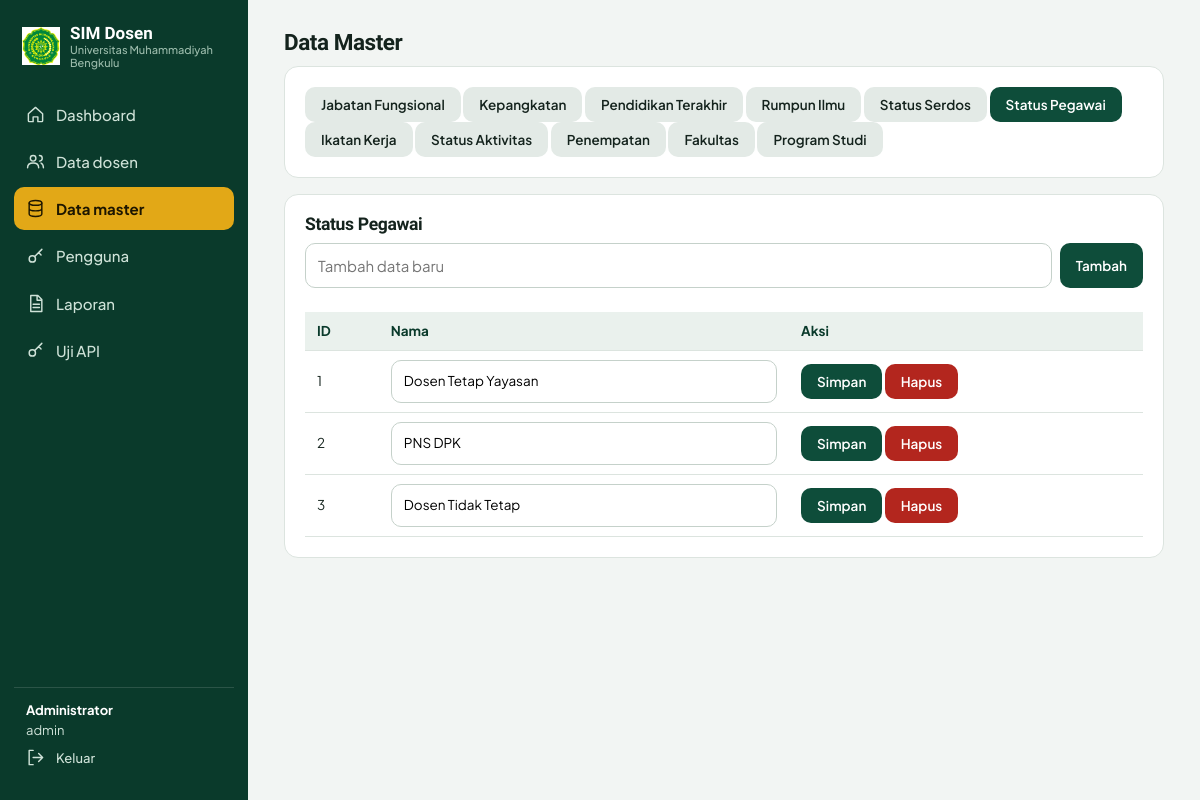
The page /modules/master.php?t=status_pegawai (signed in) on the database its author committed.
### tables this page shows
CREATE TABLE `status_pegawai` (
  `id` int(11) NOT NULL,
  `nama` varchar(100) NOT NULL
);

### modules/master.php (the view, shortened to what this page needs)
<?php require '../includes/auth.php'; need('master');
$t=$_GET['t']??'jabatan_fungsional'; if(!isset($MASTER[$t]))die('Tabel tidak valid'); $msg='';
$title='Data Master'; include '../includes/header.php'; ?>
<h2>Data Master</h2><div class="card noprint"><?php foreach($MASTER as $k=>$l)echo "<a class='btn".($k==$t?'':' g')."' href='?t=$k'>".e($l)."</a> "; ?></div>
<div class="card"><h3><?=e($MASTER[$t])?></h3><?php if($msg)echo '<p class="err">'.e($msg).'</p>'; ?>
<form method="post" style="display:flex;gap:8px"><input type="hidden" name="csrf" value="<?=csrf()?>"><input name="nama" placeholder="Tambah data baru" required><button class="btn">Tambah</button></form><br>
<table><tr><th>ID</th><th>Nama</th><th>Aksi</th></tr><?php foreach(rows(q("SELECT * FROM $t ORDER BY id")) as $r): ?>
<tr><form method="post"><input type="hidden" name="csrf" value="<?=csrf()?>"><input type="hidden" name="id" value="<?=$r['id']?>"><td><?=$r['id']?></td><td><input name="nama" value="<?=e($r['nama'])?>"></td>
<td><button class="btn">Simpan</button> <button class="btn r" name="hapus" value="<?=$r['id']?>" onclick="return confirm('Hapus?')">Hapus</button></td></form></tr><?php endforeach; ?></table></div>
<?php include '../includes/footer.php'; ?>

### assets/style.css (style rules this page uses)
:root { --g:#0E4D3A;--g2:#0A3A2B;--gold:#E2A817;--ink:#14231D;--mut:#5C6B64;--bg:#F2F5F3;--line:#DCE4DF;--r:14px }
* { box-sizing:border-box }
html { scroll-behavior:smooth }
body { margin:0;font:15px/1.55 'Plus Jakarta Sans',system-ui,sans-serif;background:var(--bg);color:var(--ink) }
h1,h2,h3 { font-family:'Bricolage Grotesque','Plus Jakarta Sans',sans-serif;line-height:1.1;margin:0 0 .5em;letter-spacing:-.02em }
a { color:var(--g) }
.card { background:#fff;border:1px solid var(--line);border-radius:var(--r);padding:20px;margin-bottom:16px;overflow-x:auto }
table { border-collapse:collapse;width:100%;font-size:13.5px }
th { position:sticky;top:0;background:#EAF1ED;text-align:left;font-weight:700;color:var(--g2);white-space:nowrap }
th,td { padding:9px 12px;border-bottom:1px solid var(--line) }
input,select { width:100%;padding:10px 12px;border:1px solid #c5d1ca;border-radius:10px;font:inherit;background:#fff }
.btn { display:inline-block;padding:9px 16px;border:0;border-radius:10px;background:var(--g);color:#fff;font:600 13.5px 'Plus Jakarta Sans';cursor:pointer;text-decoration:none;transition:background .15s }
.btn.r { background:#b3261e }
.btn.g { background:#e3eae6;color:var(--ink) }

### rows shown on the page
status_pegawai: id "1", nama "Dosen Tetap Yayasan"
status_pegawai: id "2", nama "PNS DPK"
status_pegawai: id "3", nama "Dosen Tidak Tetap"

### other values the page prints
$l "Dashboard"
$l "Data dosen"
$l "Data master"
$l "Pengguna"
$l "Laporan"
$l "Uji API"
$u['nama'] "Administrator"
$u['role'] "admin"
$l "Jabatan Fungsional"
$l "Kepangkatan"
$l "Pendidikan Terakhir"
$l "Rumpun Ilmu"
$l "Status Serdos"
$l "Status Pegawai"
$l "Ikatan Kerja"
